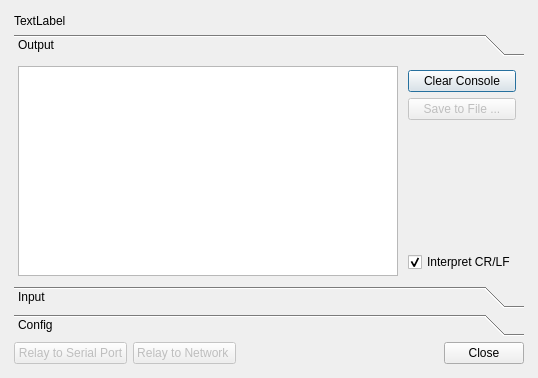
<?xml version="1.0" encoding="UTF-8"?>
<ui version="4.0">
 <class>DialogConsole</class>
 <widget class="QDialog" name="DialogConsole">
  <property name="geometry">
   <rect>
    <x>0</x>
    <y>0</y>
    <width>538</width>
    <height>378</height>
   </rect>
  </property>
  <property name="windowTitle">
   <string>Serial Console</string>
  </property>
  <layout class="QVBoxLayout">
   <property name="spacing">
    <number>6</number>
   </property>
   <property name="margin">
    <number>9</number>
   </property>
   <item>
    <layout class="QVBoxLayout">
     <property name="spacing">
      <number>6</number>
     </property>
     <property name="margin">
      <number>5</number>
     </property>
     <item>
      <widget class="QLabel" name="ConnectLbl">
       <property name="text">
        <string>TextLabel</string>
       </property>
      </widget>
     </item>
     <item>
      <widget class="QToolBox" name="toolBox">
       <property name="sizePolicy">
        <sizepolicy hsizetype="Expanding" vsizetype="Expanding">
         <horstretch>0</horstretch>
         <verstretch>0</verstretch>
        </sizepolicy>
       </property>
       <property name="layoutDirection">
        <enum>Qt::LeftToRight</enum>
       </property>
       <property name="currentIndex">
        <number>0</number>
       </property>
       <widget class="QWidget" name="output">
        <property name="geometry">
         <rect>
          <x>0</x>
          <y>0</y>
          <width>510</width>
          <height>219</height>
         </rect>
        </property>
        <attribute name="label">
         <string>Output</string>
        </attribute>
        <layout class="QVBoxLayout" name="verticalLayout_3">
         <item>
          <layout class="QHBoxLayout">
           <property name="spacing">
            <number>6</number>
           </property>
           <property name="margin">
            <number>4</number>
           </property>
           <item>
            <widget class="QTextEdit" name="textEdit_out">
             <property name="sizePolicy">
              <sizepolicy hsizetype="Expanding" vsizetype="MinimumExpanding">
               <horstretch>0</horstretch>
               <verstretch>0</verstretch>
              </sizepolicy>
             </property>
             <property name="readOnly">
              <bool>true</bool>
             </property>
             <property name="acceptRichText">
              <bool>false</bool>
             </property>
            </widget>
           </item>
           <item>
            <layout class="QVBoxLayout">
             <property name="spacing">
              <number>6</number>
             </property>
             <property name="margin">
              <number>4</number>
             </property>
             <item>
              <widget class="QPushButton" name="pbClear">
               <property name="minimumSize">
                <size>
                 <width>108</width>
                 <height>0</height>
                </size>
               </property>
               <property name="text">
                <string>Clear Console</string>
               </property>
              </widget>
             </item>
             <item>
              <widget class="QPushButton" name="pbSaveTo">
               <property name="enabled">
                <bool>false</bool>
               </property>
               <property name="text">
                <string>Save to File ...</string>
               </property>
              </widget>
             </item>
             <item>
              <spacer>
               <property name="orientation">
                <enum>Qt::Vertical</enum>
               </property>
               <property name="sizeType">
                <enum>QSizePolicy::Expanding</enum>
               </property>
               <property name="sizeHint" stdset="0">
                <size>
                 <width>20</width>
                 <height>10</height>
                </size>
               </property>
              </spacer>
             </item>
             <item>
              <widget class="QCheckBox" name="cbCRLF">
               <property name="text">
                <string>Interpret CR/LF</string>
               </property>
               <property name="checked">
                <bool>true</bool>
               </property>
              </widget>
             </item>
            </layout>
           </item>
          </layout>
         </item>
        </layout>
       </widget>
       <widget class="QWidget" name="input">
        <property name="geometry">
         <rect>
          <x>0</x>
          <y>0</y>
          <width>510</width>
          <height>219</height>
         </rect>
        </property>
        <attribute name="label">
         <string>Input</string>
        </attribute>
        <widget class="QWidget" name="verticalLayoutWidget">
         <property name="geometry">
          <rect>
           <x>10</x>
           <y>0</y>
           <width>501</width>
           <height>221</height>
          </rect>
         </property>
         <layout class="QVBoxLayout" name="verticalLayout_2">
          <property name="leftMargin">
           <number>1</number>
          </property>
          <property name="topMargin">
           <number>1</number>
          </property>
          <property name="bottomMargin">
           <number>2</number>
          </property>
          <item>
           <layout class="QHBoxLayout">
            <property name="spacing">
             <number>6</number>
            </property>
            <property name="margin">
             <number>4</number>
            </property>
            <item>
             <widget class="QTextEdit" name="textEdit_in">
              <property name="sizePolicy">
               <sizepolicy hsizetype="Expanding" vsizetype="Minimum">
                <horstretch>0</horstretch>
                <verstretch>0</verstretch>
               </sizepolicy>
              </property>
              <property name="minimumSize">
               <size>
                <width>0</width>
                <height>60</height>
               </size>
              </property>
              <property name="accessibleName">
               <string/>
              </property>
              <property name="frameShape">
               <enum>QFrame::StyledPanel</enum>
              </property>
              <property name="documentTitle">
               <string/>
              </property>
              <property name="acceptRichText">
               <bool>false</bool>
              </property>
             </widget>
            </item>
            <item>
             <layout class="QVBoxLayout">
              <property name="spacing">
               <number>6</number>
              </property>
              <property name="margin">
               <number>5</number>
              </property>
              <item>
               <widget class="QLabel" name="label">
                <property name="sizePolicy">
                 <sizepolicy hsizetype="Minimum" vsizetype="Fixed">
                  <horstretch>0</horstretch>
                  <verstretch>0</verstretch>
                 </sizepolicy>
                </property>
                <property name="text">
                 <string>Wait (ms) on LF</string>
                </property>
               </widget>
              </item>
              <item>
               <widget class="QLineEdit" name="lineEdit">
                <property name="sizePolicy">
                 <sizepolicy hsizetype="Minimum" vsizetype="Fixed">
                  <horstretch>0</horstretch>
                  <verstretch>0</verstretch>
                 </sizepolicy>
                </property>
                <property name="text">
                 <string>500</string>
                </property>
                <property name="alignment">
                 <set>Qt::AlignLeading</set>
                </property>
               </widget>
              </item>
              <item>
               <widget class="QPushButton" name="pbOpen">
                <property name="minimumSize">
                 <size>
                  <width>0</width>
                  <height>21</height>
                 </size>
                </property>
                <property name="text">
                 <string>Open File ...</string>
                </property>
               </widget>
              </item>
              <item>
               <widget class="QPushButton" name="pbSend">
                <property name="minimumSize">
                 <size>
                  <width>0</width>
                  <height>21</height>
                 </size>
                </property>
                <property name="text">
                 <string>Send Data</string>
                </property>
               </widget>
              </item>
              <item>
               <widget class="QPushButton" name="pbStop">
                <property name="minimumSize">
                 <size>
                  <width>0</width>
                  <height>21</height>
                 </size>
                </property>
                <property name="text">
                 <string>STOP Input stream</string>
                </property>
               </widget>
              </item>
             </layout>
            </item>
           </layout>
          </item>
          <item>
           <widget class="QProgressBar" name="inputProgressBar">
            <property name="value">
             <number>0</number>
            </property>
           </widget>
          </item>
         </layout>
        </widget>
       </widget>
       <widget class="QWidget" name="config">
        <property name="geometry">
         <rect>
          <x>0</x>
          <y>0</y>
          <width>510</width>
          <height>219</height>
         </rect>
        </property>
        <attribute name="label">
         <string>Config</string>
        </attribute>
        <widget class="QWidget" name="layoutWidget">
         <property name="geometry">
          <rect>
           <x>0</x>
           <y>0</y>
           <width>504</width>
           <height>74</height>
          </rect>
         </property>
         <layout class="QVBoxLayout" name="verticalLayout">
          <property name="spacing">
           <number>2</number>
          </property>
          <property name="margin">
           <number>2</number>
          </property>
          <item>
           <layout class="QHBoxLayout" name="horizontalLayout_4">
            <item>
             <widget class="QLabel" name="label_5">
              <property name="text">
               <string>Baudrate :</string>
              </property>
             </widget>
            </item>
            <item>
             <widget class="QComboBox" name="baudCombo">
              <property name="currentIndex">
               <number>1</number>
              </property>
              <item>
               <property name="text">
                <string>300</string>
               </property>
              </item>
              <item>
               <property name="text">
                <string>1200</string>
               </property>
              </item>
              <item>
               <property name="text">
                <string>2400</string>
               </property>
              </item>
              <item>
               <property name="text">
                <string>4800</string>
               </property>
              </item>
              <item>
               <property name="text">
                <string>9600</string>
               </property>
              </item>
              <item>
               <property name="text">
                <string>19200</string>
               </property>
              </item>
              <item>
               <property name="text">
                <string>38400</string>
               </property>
              </item>
             </widget>
            </item>
            <item>
             <spacer name="horizontalSpacer">
              <property name="orientation">
               <enum>Qt::Horizontal</enum>
              </property>
              <property name="sizeHint" stdset="0">
               <size>
                <width>40</width>
                <height>20</height>
               </size>
              </property>
             </spacer>
            </item>
           </layout>
          </item>
          <item>
           <layout class="QHBoxLayout" name="horizontalLayout">
            <property name="margin">
             <number>2</number>
            </property>
            <item>
             <widget class="QLabel" name="label_2">
              <property name="text">
               <string>Start bit : </string>
              </property>
             </widget>
            </item>
            <item>
             <widget class="QRadioButton" name="radioButton_2">
              <property name="text">
               <string>1</string>
              </property>
              <property name="checked">
               <bool>true</bool>
              </property>
             </widget>
            </item>
            <item>
             <widget class="QRadioButton" name="radioButton">
              <property name="enabled">
               <bool>false</bool>
              </property>
              <property name="text">
               <string>2</string>
              </property>
             </widget>
            </item>
           </layout>
          </item>
          <item>
           <layout class="QHBoxLayout" name="horizontalLayout_3">
            <property name="margin">
             <number>2</number>
            </property>
            <item>
             <widget class="QLabel" name="label_4">
              <property name="text">
               <string>Stop bit : </string>
              </property>
             </widget>
            </item>
            <item>
             <widget class="QRadioButton" name="radioButton_5">
              <property name="text">
               <string>1</string>
              </property>
              <property name="checked">
               <bool>true</bool>
              </property>
             </widget>
            </item>
            <item>
             <widget class="QRadioButton" name="radioButton_6">
              <property name="enabled">
               <bool>false</bool>
              </property>
              <property name="text">
               <string>2</string>
              </property>
             </widget>
            </item>
           </layout>
          </item>
         </layout>
        </widget>
       </widget>
      </widget>
     </item>
     <item>
      <layout class="QHBoxLayout">
       <property name="spacing">
        <number>6</number>
       </property>
       <property name="margin">
        <number>0</number>
       </property>
       <item>
        <widget class="QPushButton" name="pbRelaySerialPort">
         <property name="enabled">
          <bool>false</bool>
         </property>
         <property name="text">
          <string>Relay to Serial Port</string>
         </property>
        </widget>
       </item>
       <item>
        <widget class="QPushButton" name="pbRelayNetwork">
         <property name="enabled">
          <bool>false</bool>
         </property>
         <property name="text">
          <string>Relay to Network </string>
         </property>
        </widget>
       </item>
       <item>
        <spacer>
         <property name="orientation">
          <enum>Qt::Horizontal</enum>
         </property>
         <property name="sizeHint" stdset="0">
          <size>
           <width>40</width>
           <height>20</height>
          </size>
         </property>
        </spacer>
       </item>
       <item>
        <widget class="QPushButton" name="pbClose">
         <property name="text">
          <string>Close</string>
         </property>
        </widget>
       </item>
      </layout>
     </item>
    </layout>
   </item>
  </layout>
 </widget>
 <layoutdefault spacing="6" margin="0"/>
 <resources/>
 <connections>
  <connection>
   <sender>pbClose</sender>
   <signal>clicked()</signal>
   <receiver>DialogConsole</receiver>
   <slot>close()</slot>
   <hints>
    <hint type="sourcelabel">
     <x>459</x>
     <y>340</y>
    </hint>
    <hint type="destinationlabel">
     <x>390</x>
     <y>341</y>
    </hint>
   </hints>
  </connection>
  <connection>
   <sender>pbClear</sender>
   <signal>clicked()</signal>
   <receiver>textEdit_out</receiver>
   <slot>clear()</slot>
   <hints>
    <hint type="sourcelabel">
     <x>444</x>
     <y>65</y>
    </hint>
    <hint type="destinationlabel">
     <x>327</x>
     <y>72</y>
    </hint>
   </hints>
  </connection>
 </connections>
</ui>
